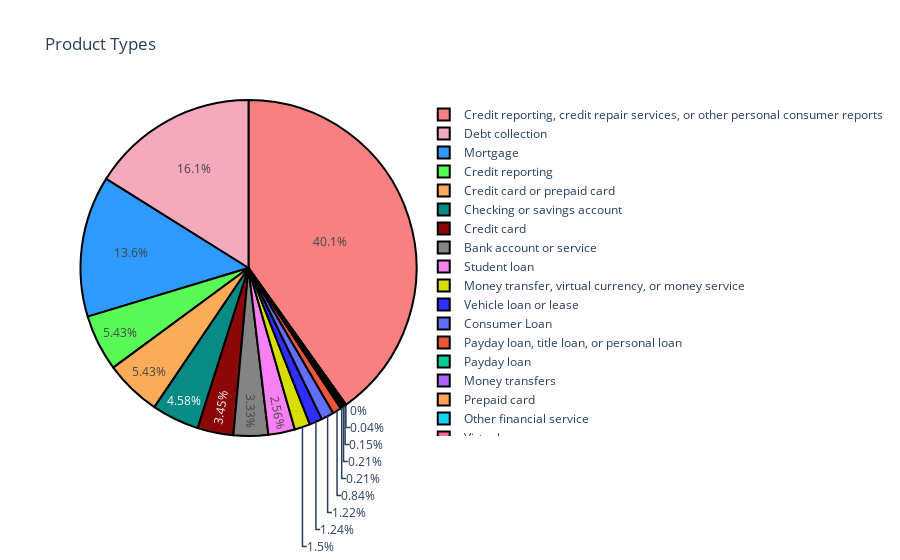

Notebook code for this chart:
### Code cell
labels = list(p_product_discussions.index)
values = p_product_discussions.values.tolist()
colors = ['#F78181', '#F5A9BC', '#2E9AFE', '#58FA58', '#FAAC58', '#088A85', '#8A0808', '#848484', '#F781F3', '#D7DF01', '#2E2EFE']

import plotly.graph_objs as go
product_pie = go.Pie(labels=labels, values=values, 
                          marker=dict(colors=colors,
                         line=dict(color='#000000', width=2)))

layout = go.Layout(title='Product Types')

fig = go.Figure(data=[product_pie], layout=layout)
iplot(fig)

### Figure 1 — Plotly figure (JSON) as saved in the notebook; plotly's stock layout.template omitted (floating-point values rounded to 4 significant figures)
{"data": [{"labels": ["Credit reporting, credit repair services, or other personal consumer reports", "Debt collection", "Mortgage", "Credit reporting", "Credit card or prepaid card", "Checking or savings account", "Credit card", "Bank account or service", "Student loan", "Money transfer, virtual currency, or money service", "Vehicle loan or lease", "Consumer Loan", "Payday loan, title loan, or personal loan", "Payday loan", "Money transfers", "Prepaid card", "Other financial service", "Virtual currency"], "marker": {"colors": ["#F78181", "#F5A9BC", "#2E9AFE", "#58FA58", "#FAAC58", "#088A85", "#8A0808", "#848484", "#F781F3", "#D7DF01", "#2E2EFE"], "line": {"color": "#000000", "width": 2}}, "type": "pie", "values": [40.14, 16.1, 13.58, 5.43, 5.43, 4.58, 3.45, 3.33, 2.56, 1.5, 1.24, 1.22, 0.84, 0.21, 0.21, 0.15, 0.04, 0]}], "layout": {"title": {"text": "Product Types"}}}
